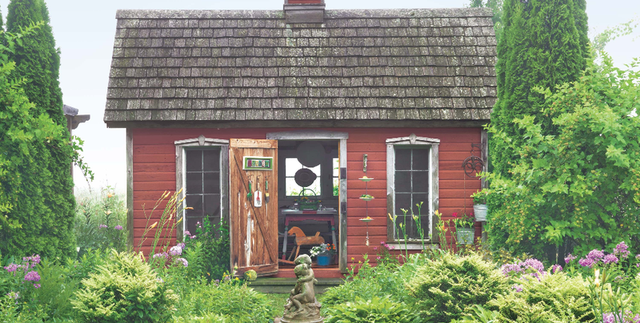
#> input picture Python/tinyhouse.png, 640 x 323 px, found by its file name
$ python Brightness_Contrast.py
#> lines starting #> are read from the running program, lines starting #| are printed output that depends on the picture
import cv2
import numpy as np

def adjust_brightness_contrast(image, brightness=0, contrast=1.0):
    # brightness and contrast values are expected in the range of [0, 99]
    alpha = (contrast + 100) / 100.0
    beta = brightness - 50  # shift to be in the range of [-50, 49]

    adjusted_image = cv2.addWeighted(image, alpha, image, 0, beta)
    return adjusted_image

# Read the grayscale image
image_path = 'Dynamic Programming\\Python\\tinyhouse.png'  # Replace with the path to your image
gray_image = cv2.imread(image_path, cv2.IMREAD_GRAYSCALE)
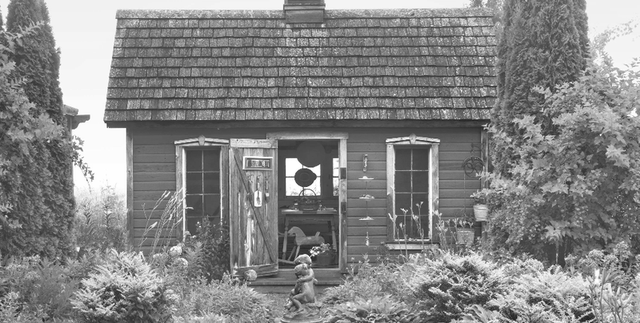
#> gray_image: shape (323, 640); min 26, max 255, mean 133.1

# Set the desired values for brightness and contrast (within the range of [0, 99])
brightness = 45  # Adjust as needed
contrast = 45  # Adjust as needed

# Adjust the brightness and contrast using cv2.addWeighted
adjusted_image = adjust_brightness_contrast(gray_image, brightness=brightness, contrast=contrast)
#> in adjust_brightness_contrast, `adjusted_image = cv2.addWeighted(image, alpha, image, 0, beta)`:
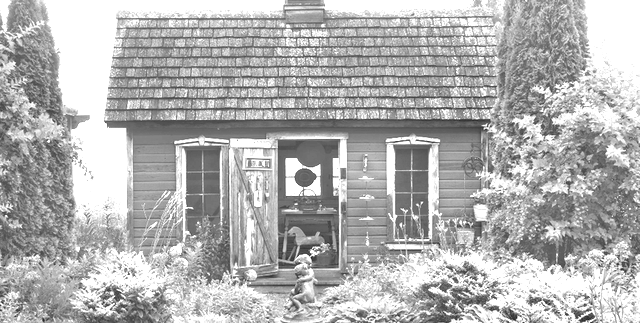
#> adjusted_image: shape (323, 640); min 33, max 255, mean 177.5

# Display the original and adjusted images
cv2.imshow('Original Image', gray_image)
cv2.imshow('Adjusted Image', adjusted_image)

# Wait for a key press and then close the windows
cv2.waitKey(0)
cv2.destroyAllWindows()
